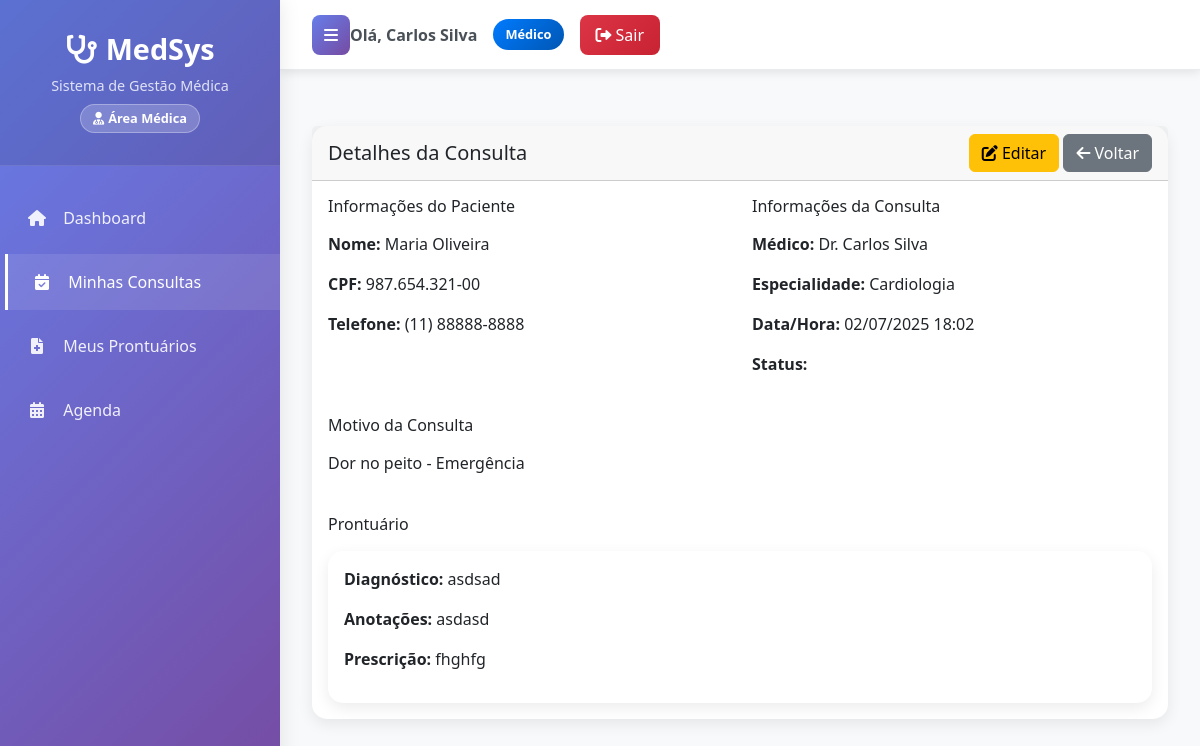
/consultas/3/ (signed in), run on the app's committed database.
### clinica/models.py (models this page shows, shortened)
class User(AbstractUser):
    USER_TYPE_CHOICES = [
        ('admin', 'Administrador'),
        ('medico', 'Médico'),
        ('recepcionista', 'Recepcionista'),
    ]
    user_type = models.CharField(max_length=20, choices=USER_TYPE_CHOICES, default='recepcionista')
    telefone = models.CharField(max_length=20, blank=True, null=True)

class Consulta(models.Model):
    STATUS_CHOICES = [
        ('PENDENTE', 'Pendente'),
        ('CONFIRMADA', 'Confirmada'),
        ('CANCELADA', 'Cancelada'),
        ('ESPERA', 'Em Espera'),
        ('FINALIZADA', 'Finalizada'),
    ]
    paciente = models.ForeignKey(Paciente, on_delete=models.CASCADE)
    medico = models.ForeignKey(Medico, on_delete=models.SET_NULL, null=True)
    data = models.DateTimeField()
    motivo = models.TextField()
    concluida = models.BooleanField(default=False)
    status = models.CharField(max_length=10, choices=STATUS_CHOICES, default='PENDENTE')

class Paciente(models.Model):
    nome = models.CharField(max_length=100)
    data_nascimento = models.DateField()
    cpf = models.CharField(max_length=14, unique=True)
    telefone = models.CharField(max_length=20)
    endereco = models.TextField()

class Medico(models.Model):
    user = models.OneToOneField(User, on_delete=models.CASCADE, related_name='medico_profile')
    nome = models.CharField(max_length=100)
    crm = models.CharField(max_length=20, unique=True)
    especialidade = models.ForeignKey(Especialidade, on_delete=models.SET_NULL, null=True)

class Especialidade(models.Model):
    nome = models.CharField(max_length=100)

class Prontuario(models.Model):
    consulta = models.OneToOneField(Consulta, on_delete=models.CASCADE)
    anotacoes = models.TextField()
    diagnostico = models.TextField()
    prescricao = models.TextField(blank=True)

### prontuario/views.py (the view)
# urls.py: path('consultas/<int:consulta_id>/', views.visualizar_consulta, name='visualizar_consulta'),
@all_authenticated_required
def visualizar_consulta(request, consulta_id):
    consulta = get_object_or_404(Consulta.objects.select_related(
        'paciente', 'medico', 'medico__especialidade'
    ), id=consulta_id)
    if request.user.user_type == 'medico':
        try:
            if consulta.medico != request.user.medico_profile:
                messages.error(request, 'Você não tem permissão para ver esta consulta.')
                return redirect('consultas')
        except:
            messages.error(request, 'Perfil de médico não configurado.')
            return redirect('consultas')
    return render(request, 'consultas/visualizar_consulta.html', {'consulta': consulta})

### templates/consultas/visualizar_consulta.html (shortened to what this page needs)
{% extends 'layouts/base.html' %}
{% block content %}
<div class="row mt-4">
    <div class="col-12">
        <div class="card">
            <div class="card-header d-flex justify-content-between align-items-center">
                <h5 class="mb-0">Detalhes da Consulta</h5>
                <div>
                    <a href="{% url 'editar_consulta' consulta.id %}" class="btn btn-warning">
                        <i class="fas fa-edit"></i> Editar
                    </a>
                    <a href="{% url 'consultas' %}" class="btn btn-secondary">
                        <i class="fas fa-arrow-left"></i> Voltar
                    </a>
                </div>
            </div>
            <div class="card-body">
                <div class="row">
                    <div class="col-md-6">
                        <h6 class="mb-3">Informações do Paciente</h6>
                        <p><strong>Nome:</strong> {{ consulta.paciente.nome }}</p>
                        <p><strong>CPF:</strong> {{ consulta.paciente.cpf }}</p>
                        <p><strong>Telefone:</strong> {{ consulta.paciente.telefone }}</p>
                    </div>
                    <div class="col-md-6">
                        <h6 class="mb-3">Informações da Consulta</h6>
                        <p><strong>Médico:</strong> {{ consulta.medico.nome }}</p>
                        <p><strong>Especialidade:</strong> {{ consulta.medico.especialidade.nome }}</p>
                        <p><strong>Data/Hora:</strong> {{ consulta.data|date:"d/m/Y H:i" }}</p>
                        <p><strong>Status:</strong>
                        </p>
                    </div>
                </div>
                <div class="row mt-4">
                    <div class="col-12">
                        <h6 class="mb-3">Motivo da Consulta</h6>
                        <p>{{ consulta.motivo }}</p>
                    </div>
                </div>
                {% if consulta.prontuario %}
                <div class="row mt-4">
                    <div class="col-12">
                        <h6 class="mb-3">Prontuário</h6>
                        <div class="card">
                            <div class="card-body">
                                <p><strong>Diagnóstico:</strong> {{ consulta.prontuario.diagnostico }}</p>
                                <p><strong>Anotações:</strong> {{ consulta.prontuario.anotacoes }}</p>
                                {% if consulta.prontuario.prescricao %}
                                <p><strong>Prescrição:</strong> {{ consulta.prontuario.prescricao }}</p>
                                {% endif %}
                            </div>
                        </div>
                    </div>
                </div>
                {% endif %}
            </div>
        </div>
    </div>
</div>
{% endblock %}

### templates/layouts/base.html (shortened to what this page needs)
<!DOCTYPE html>
<html lang="pt-BR">
<head>
    <link href="https://cdn.jsdelivr.net/npm/bootstrap@5.3.0/dist/css/bootstrap.min.css" rel="stylesheet">
    <link href="https://cdnjs.cloudflare.com/ajax/libs/font-awesome/6.0.0/css/all.min.css" rel="stylesheet">
</head>
<body>
    <div class="wrapper">
        <nav id="sidebar">
            <div class="sidebar-header">
                <h3><i class="fas fa-stethoscope me-2"></i>MedSys</h3>
                <p>Sistema de Gestão Médica</p>
                {% if user.is_authenticated %}
                    <div class="user-type-badge">
                        {% if user.is_superuser or user.user_type == 'admin' %}
                            <i class="fas fa-user-shield me-1"></i>Administrador
                        {% elif user.user_type == 'medico' %}
                            <i class="fas fa-user-md me-1"></i>Área Médica
                        {% else %}
                            <i class="fas fa-user-cog me-1"></i>Recepção
                        {% endif %}
                    </div>
                {% endif %}
            </div>
            <ul class="list-unstyled components">
                <li {% if request.path == '/dashboard/' %}class="active"{% endif %}>
                    <a href="{% url 'dashboard' %}">
                        <i class="fas fa-home"></i> Dashboard
                    </a>
                </li>
                <li {% if 'consultas' in request.path %}class="active"{% endif %}>
                    <a href="{% url 'consultas' %}">
                        <i class="fas fa-calendar-check"></i>
                        {% if user.user_type == 'medico' %}Minhas Consultas{% else %}Consultas{% endif %}
                    </a>
                </li>
                {% if user.is_superuser or user.user_type == 'admin' or user.user_type == 'medico' %}
                <li {% if 'prontuarios' in request.path %}class="active"{% endif %}>
                    <a href="{% url 'prontuarios' %}">
                        <i class="fas fa-file-medical"></i>
                        {% if user.user_type == 'medico' %}Meus Prontuários{% else %}Prontuários{% endif %}
                    </a>
                </li>
                {% endif %}
                <li {% if 'agenda' in request.path %}class="active"{% endif %}>
                    <a href="{% url 'agenda' %}">
                        <i class="fas fa-calendar-alt"></i> Agenda
                    </a>
                </li>
            </ul>
        </nav>
        <div id="content">
            <nav class="navbar top-navbar">
                <div class="navbar-content">
                    <button type="button" id="sidebarCollapse">
                        <i class="fas fa-bars"></i>
                    </button>
                    {% if user.is_authenticated %}
                        <div class="user-info">
                            <span class="user-name">
                                Olá, <strong>{{ user.get_full_name|default:user.username }}</strong>
                            </span>
                            <span class="user-type-badge {% if user.is_superuser or user.user_type == 'admin' %}admin{% elif user.user_type == 'medico' %}medico{% else %}recepcionista{% endif %}">
                                {% if user.is_superuser or user.user_type == 'admin' %}
                                    Administrador
                                {% elif user.user_type == 'medico' %}
                                    Médico
                                {% else %}
                                    Recepcionista
                                {% endif %}
                            </span>
                            <a href="{% url 'logout_view' %}" class="btn-logout">
                                <i class="fas fa-sign-out-alt me-1"></i>Sair
                            </a>
                        </div>
                    {% endif %}
                </div>
            </nav>
            <div class="main-content">
                {% block content %}
                {% endblock %}
            </div>
        </div>
    </div>
</body>
</html>

### templates/layouts/base.html (style rules this page uses)
:root { --primary-gradient: linear-gradient(135deg, #667eea 0%, #764ba2 100%); --sidebar-width: 280px; --navbar-height: 70px; }
* { margin: 0; padding: 0; box-sizing: border-box; }
body { font-family: 'Segoe UI', Tahoma, Geneva, Verdana, sans-serif; background-color: #f8f9fa; }
.wrapper { display: flex; width: 100%; min-height: 100vh; }
#sidebar { min-width: var(--sidebar-width); max-width: var(--sidebar-width); background: var(--primary-gradient); color: white; transition: all 0.3s; box-shadow: 0 0 20px rgba(0, 0, 0, 0.1); position: fixed; height: 100vh; z-index: 1000; overflow-y: auto; }
.sidebar-header { padding: 2rem 1.5rem; text-align: center; border-bottom: 1px solid rgba(255, 255, 255, 0.1); background: rgba(0, 0, 0, 0.1); }
.sidebar-header h3 { color: white; font-weight: bold; font-size: 1.8rem; margin-bottom: 0.5rem; }
.sidebar-header p { color: rgba(255, 255, 255, 0.8); font-size: 0.9rem; margin: 0; }
.sidebar-header .user-type-badge { display: inline-block; padding: 0.25rem 0.75rem; border-radius: 15px; font-size: 0.8rem; margin-top: 0.5rem; background: rgba(255, 255, 255, 0.2); border: 1px solid rgba(255, 255, 255, 0.3); }
#sidebar ul.components { padding: 1rem 0; }
#sidebar ul li { list-style: none; margin: 0.5rem 0; }
#sidebar ul li a { padding: 1rem 1.5rem; font-size: 1rem; display: block; color: rgba(255, 255, 255, 0.9); text-decoration: none; transition: all 0.3s; border-left: 3px solid transparent; }
#sidebar ul li a:hover, #sidebar ul li.active a { color: white; background: rgba(255, 255, 255, 0.1); border-left-color: white; transform: translateX(5px); }
#sidebar ul li a i { margin-right: 0.75rem; width: 20px; text-align: center; }
#content { width: 100%; min-height: 100vh; transition: all 0.3s; margin-left: var(--sidebar-width); }
.top-navbar { background: white; box-shadow: 0 2px 10px rgba(0, 0, 0, 0.1); height: var(--navbar-height); padding: 0; border-bottom: 1px solid #e9ecef; }
.navbar-content { height: 100%; display: flex; align-items: center; justify-content: space-between; padding: 0 2rem; }
#sidebarCollapse { background: var(--primary-gradient); border: none; border-radius: 8px; padding: 0.5rem 0.75rem; color: white; transition: all 0.3s; }
.user-info { display: flex; align-items: center; gap: 1rem; }
.user-info .user-name { color: #495057; font-weight: 600; }
.user-type-badge { padding: 0.375rem 0.75rem; border-radius: 20px; font-size: 0.8rem; font-weight: 600; }
.user-type-badge.medico { background: linear-gradient(135deg, #007bff, #0056b3); color: white; }
.btn-logout { background: linear-gradient(135deg, #dc3545, #c82333); border: none; border-radius: 8px; padding: 0.5rem 1rem; color: white; text-decoration: none; transition: all 0.3s; font-weight: 500; }
.main-content { padding: 2rem; min-height: calc(100vh - var(--navbar-height)); }
.card { border: none; border-radius: 15px; box-shadow: 0 5px 15px rgba(0, 0, 0, 0.08); transition: transform 0.3s ease; }

### data on the page
User: get_full_name "Carlos Silva"
Consulta: paciente.nome "Maria Oliveira", paciente.cpf "987.654.321-00", paciente.telefone "(11) 88888-8888", medico.nome "Dr. Carlos Silva", medico.especialidade.nome "Cardiologia", data "02/07/2025 18:02", motivo "Dor no peito - Emergência", prontuario.diagnostico "asdsad", prontuario.anotacoes "asdasd", prontuario.prescricao "fhghfg"
